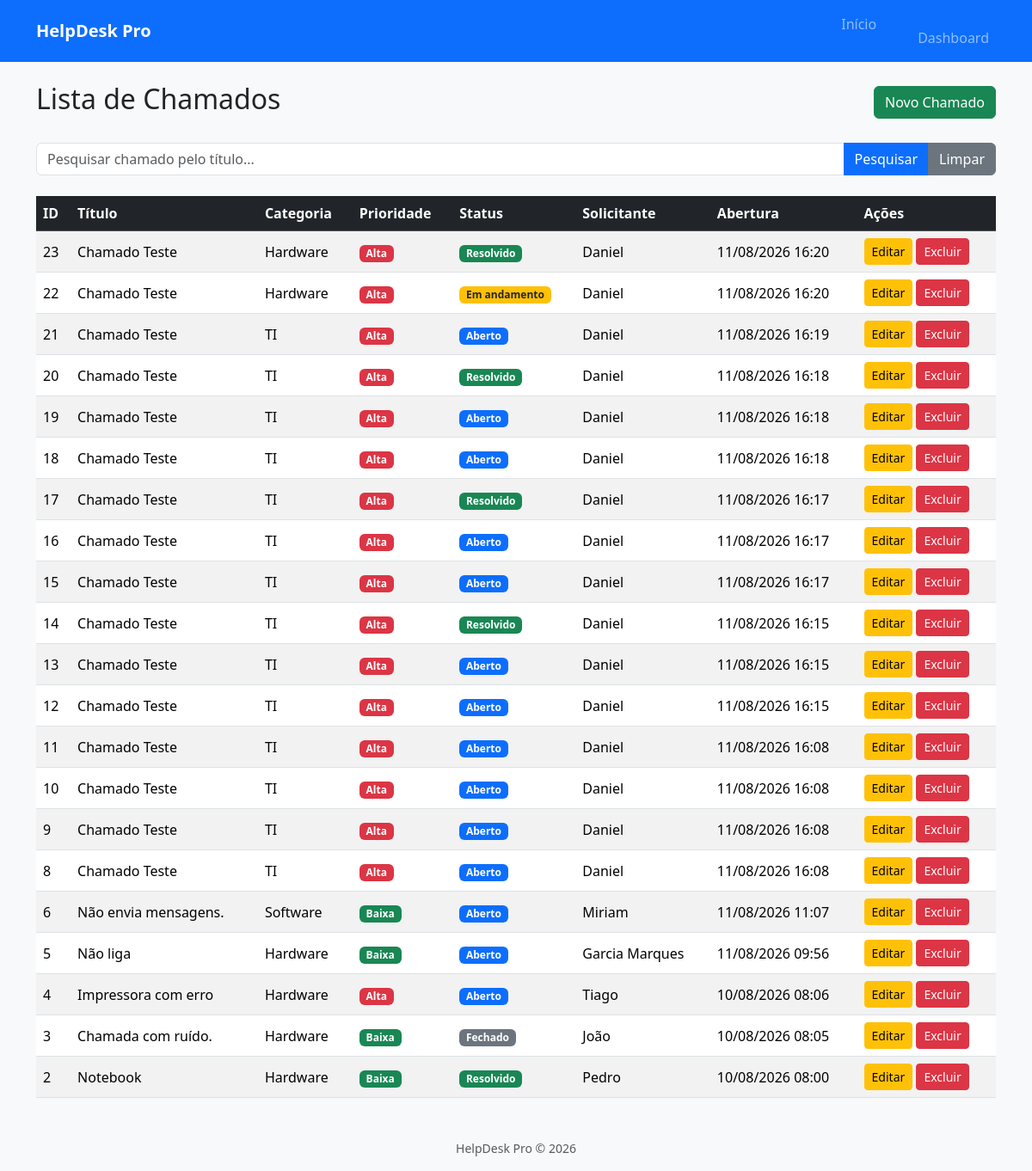
Page /chamados (signed in) on the earlier database version.
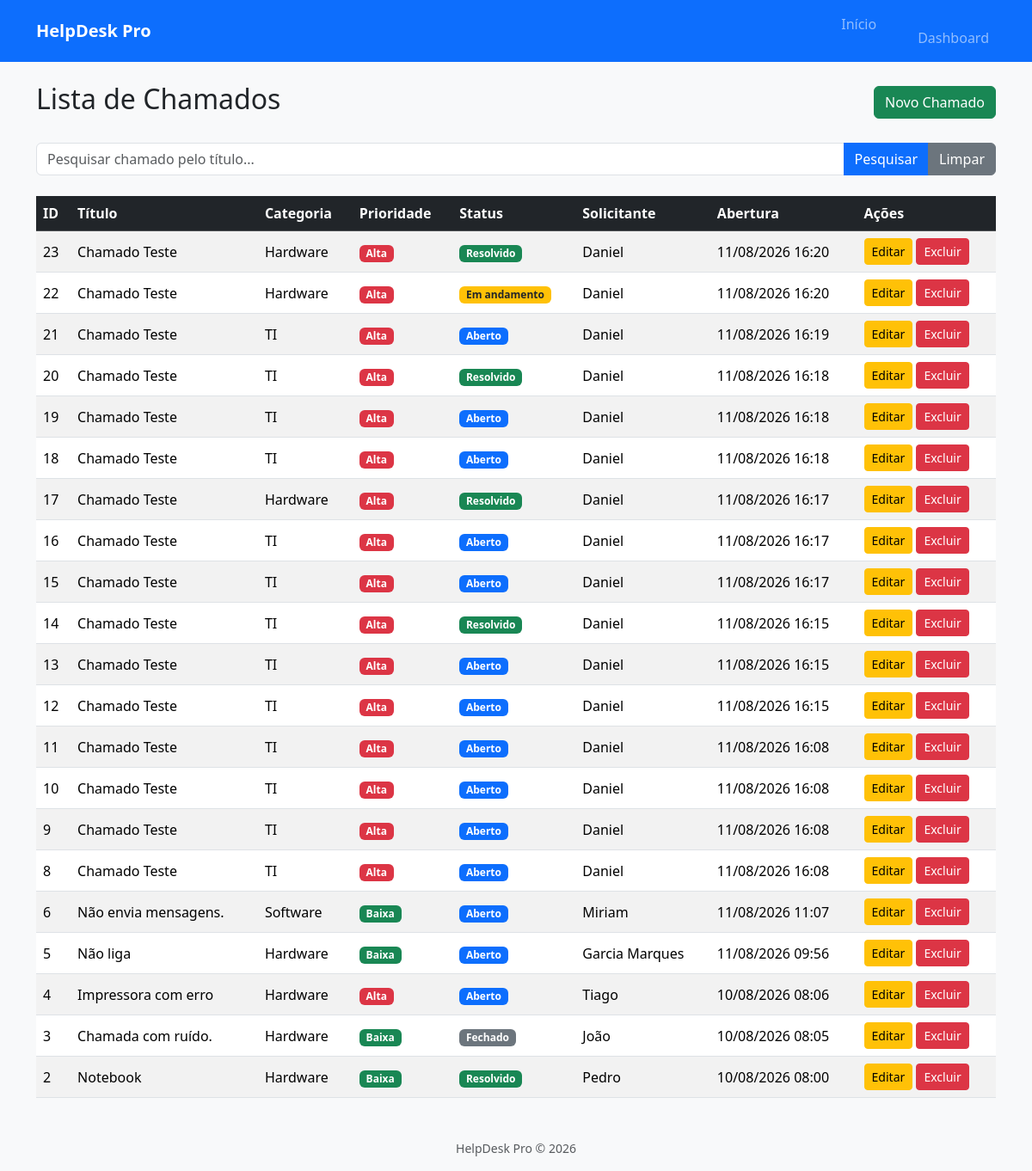
Same page on the later database version.
### models/chamado.py (models this page shows)
class Chamado(db.Model):
    __tablename__ = "chamados"
    id = db.Column(db.Integer, primary_key=True)
    titulo = db.Column(db.String(120), nullable=False)
    descricao = db.Column(db.Text, nullable=False)
    categoria = db.Column(db.String(50), nullable=False)
    prioridade = db.Column(db.String(20), nullable=False)
    status = db.Column(
        db.String(20),
        nullable=False,
        default="Aberto"
    )
    solicitante = db.Column(db.String(100), nullable=False)
    tecnico = db.Column(db.String(100))
    data_abertura = db.Column(
        db.DateTime,
        default=datetime.utcnow
    )
    data_fechamento = db.Column(
        db.DateTime
    )

### routes/chamados.py (the view)
@chamados_bp.route("/chamados")
@login_required
def listar_chamados():
    pesquisa = request.args.get(
        "pesquisa",
        ""
    )
    consulta = Chamado.query
    if pesquisa:
        consulta = consulta.filter(
            Chamado.titulo.ilike(
                f"%{pesquisa}%"
            )
        )
    chamados = consulta.order_by(
        Chamado.data_abertura.desc()
    ).all()
    return render_template(
        "chamados/listar.html",
        chamados=chamados,
        pesquisa=pesquisa
    )

### app.py (called while the page is built)
@login_manager.user_loader
def load_user(user_id):
    return Usuario.query.get(int(user_id))

### templates/chamados/listar.html (shortened to what this page needs)
{% extends "layout/base.html" %}
{% block conteudo %}
<div class="d-flex justify-content-between align-items-center mb-4">
    <h2>Lista de Chamados</h2>
    <a href="{{ url_for('chamados.novo_chamado') }}"
       class="btn btn-success">
        Novo Chamado
    </a>
</div>
<form method="GET" class="mb-4">
    <div class="input-group">
        <input
            type="text"
            name="pesquisa"
            class="form-control"
            placeholder="Pesquisar chamado pelo título..."
            value="{{ pesquisa }}">
        <button
            type="submit"
            class="btn btn-primary">
            Pesquisar
        </button>
        <a
            href="{{ url_for('chamados.listar_chamados') }}"
            class="btn btn-secondary">
            Limpar
        </a>
    </div>
</form>
{% if chamados %}
<table class="table table-striped table-hover align-middle">
    <thead class="table-dark">
        <tr>
            <th>ID</th>
            <th>Título</th>
            <th>Categoria</th>
            <th>Prioridade</th>
            <th>Status</th>
            <th>Solicitante</th>
            <th>Abertura</th>
            <th>Ações</th>
        </tr>
    </thead>
    <tbody>
        {% for chamado in chamados %}
        <tr>
            <td>
                {{ chamado.id }}
            </td>
            <td>
                {{ chamado.titulo }}
            </td>
            <td>
                {{ chamado.categoria }}
            </td>
            <td>
                {% if chamado.prioridade == "Alta" %}
                    <span class="badge bg-danger">
                        {{ chamado.prioridade }}
                    </span>
                {% elif chamado.prioridade == "Média" %}
                    <span class="badge bg-warning text-dark">
                        {{ chamado.prioridade }}
                    </span>
                {% else %}
                    <span class="badge bg-success">
                        {{ chamado.prioridade }}
                    </span>
                {% endif %}
            </td>
            <td>
                {% if chamado.status == "Aberto" %}
                    <span class="badge bg-primary">
                        {{ chamado.status }}
                    </span>
                {% elif chamado.status == "Em andamento" %}
                    <span class="badge bg-warning text-dark">
                        {{ chamado.status }}
                    </span>
                {% elif chamado.status == "Resolvido" %}
                    <span class="badge bg-success">
                        {{ chamado.status }}
                    </span>
                {% else %}
                    <span class="badge bg-secondary">
                        {{ chamado.status }}
                    </span>
                {% endif %}
            </td>
            <td>
                {{ chamado.solicitante }}
            </td>
            <td>
                {{ chamado.data_abertura.strftime("%d/%m/%Y %H:%M") }}
            </td>
            <td>
                <a
                    href="{{ url_for('chamados.editar_chamado', id=chamado.id) }}"
                    class="btn btn-warning btn-sm">
                    Editar
                </a>
                <form
                    action="{{ url_for('chamados.excluir_chamado', id=chamado.id) }}"
                    method="POST"
                    style="display:inline;">
                    <button
                        type="submit"
                        class="btn btn-danger btn-sm"
                        onclick="return confirm('Deseja realmente excluir este chamado?');">
                        Excluir
                    </button>
                </form>
            </td>
        </tr>
        {% endfor %}
    </tbody>
</table>
{% endif %}
{% endblock %}

### templates/layout/base.html (shortened to what this page needs)
<!DOCTYPE html>
<html lang="pt-BR">
<head>
    <link href="https://cdn.jsdelivr.net/npm/bootstrap@5.3.8/dist/css/bootstrap.min.css" rel="stylesheet">
    <link rel="stylesheet"
          href="{{ url_for('static', filename='css/style.css') }}">
</head>
<body class="bg-light">
    <nav class="navbar navbar-expand-lg navbar-dark bg-primary">
        <div class="container">
            <a class="navbar-brand fw-bold"
               href="/">
                HelpDesk Pro
            </a>
            <div
                class="collapse navbar-collapse"
                id="menu">
                <ul class="navbar-nav ms-auto">
                    <li class="nav-item">
                        <a class="nav-link"
                           href="{{ url_for('chamados.home') }}">
                       Início
                       </a>
                    </li>
                    <li class="nav-item">
                        <a class="nav-link"
                           href="{{ url_for('chamados.listar_chamados') }}"
                            Chamados
                        </a>
                    </li>
                    <li class="nav-item">
                        <a class="nav-link"
                           href="/dashboard">
                            Dashboard
                        </a>
                    </li>
                </ul>
            </div>
        </div>
    </nav>
    <div class="container mt-4">
        {% block conteudo %}
        {% endblock %}
    </div>
    <footer class="text-center mt-5 mb-3 text-muted">
        HelpDesk Pro © 2026
    </footer>
</body>
</html>

### static/css/style.css (style rules this page uses)
body { background:#f8f9fa; }
footer { font-size:14px; }

Differences in the rows shown:
changed Chamado id 17: categoria "TI" → "Hardware"
